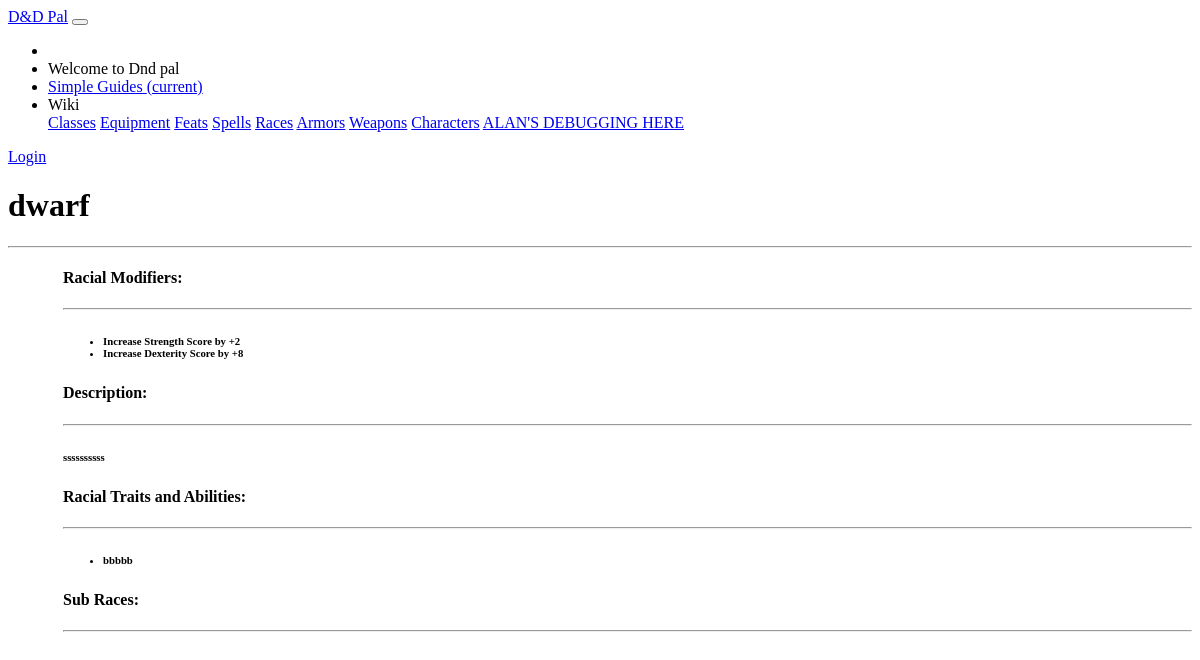
Page /dndpal/race/dwarf on the earlier database version.
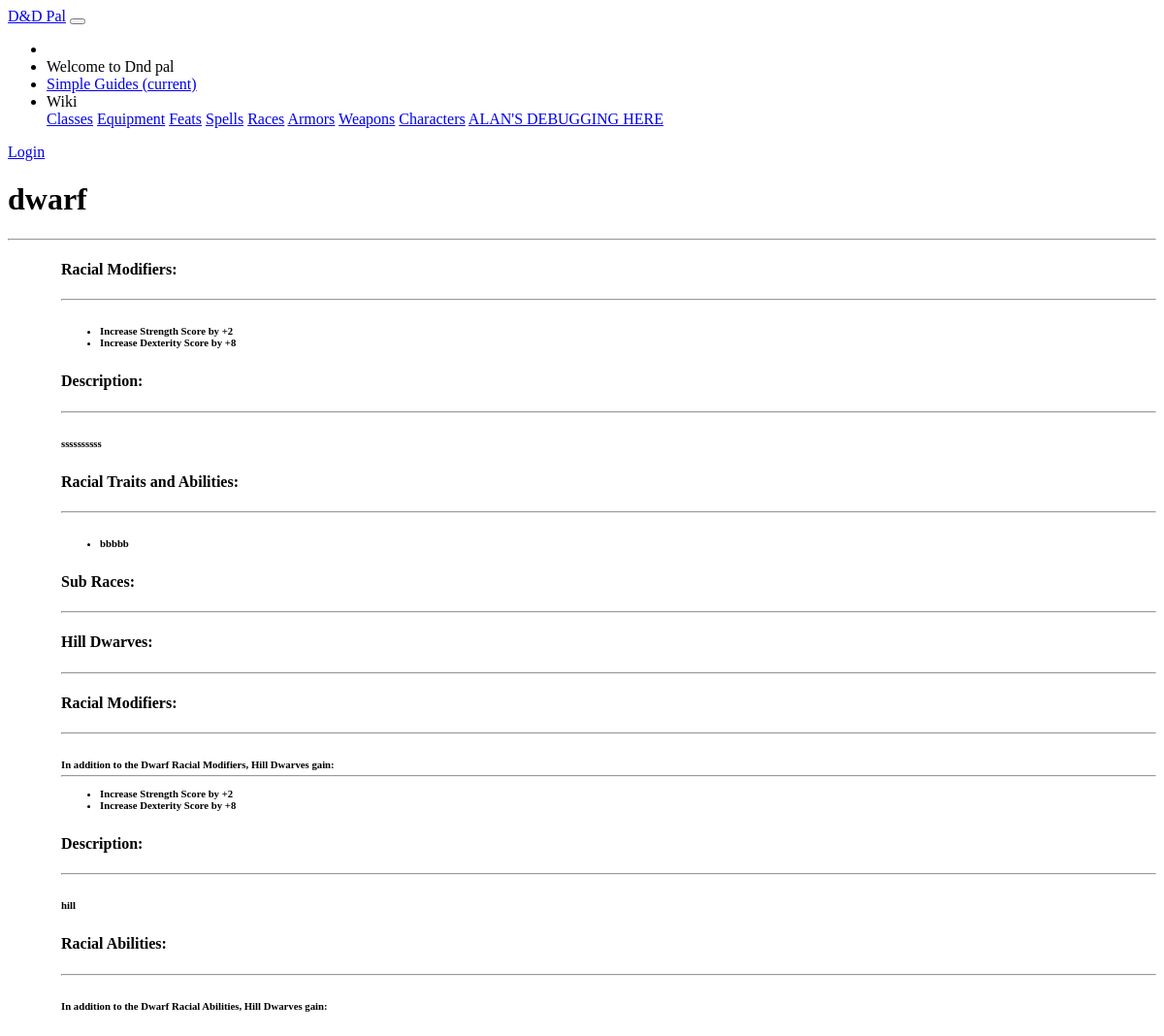
Same page on the later database version.
### dndpal/models.py (models this page shows, shortened)
class Race(models.Model):
    name = models.CharField(default = '', primary_key = True, max_length = 100, help_text = "Enter the name of this race")
    description = models.CharField(default = '', max_length = 5000, help_text = "Enter a description of this race (backstory, beliefs, etc.)")
    speed = models.SmallIntegerField(default=0, help_text="Enter the speed for this race")
    modifiers = models.CharField(default = '', max_length = 20, help_text = "Enter the stats modifiers in JSON format. Ex: {\"str\": 2, \"dex\": 8}")

class RaceFeatures(models.Model):
    name = models.CharField(default = '', primary_key = True, max_length = 100, help_text = "Enter the name of this race feature")
    race = models.ForeignKey('Race', on_delete=models.CASCADE, null = True)
    description = models.CharField(default= '', max_length = 5000, help_text = "Enter a description of this feature; i.e. what this feature does")
    required_level = models.SmallIntegerField(default= 0, null=True, help_text="Enter the required level for this feature")

class Subrace(models.Model):
    name = models.CharField(default = '', primary_key = True, max_length = 100, help_text = "Enter the name of the subrace")
    parent_race = models.ForeignKey('Race', on_delete=models.CASCADE, null = True)
    description = models.CharField(default= '', max_length = 5000, help_text = "Enter a description of this sub-race (backstory, beliefs, etc.)")
    modifiers = models.CharField(default = '', max_length = 20, help_text = "Enter the stats modifiers in JSON format. Ex: {\"str\": 2, \"dex\": 8}")
    def __str__(self):
        return self.name

### dndpal/views.py (the view)
# urls.py: path('race/<str:pk>', views.RaceDetailView.as_view(), name='race-detail'),
class RaceDetailView(generic.DetailView):
    model = Race
    def get_context_data(self, **kwargs):
        context = super(RaceDetailView, self).get_context_data(**kwargs)
        json_data = context['race'].modifiers
        json_parsed = json.loads(json_data)
        strength = '0'
        dexterity = '0'
        constitution = '0'
        intelligence = '0'
        wisdom = '0'
        charisma = '0'
        if 'str' in json_parsed:
            strength = json_parsed['str']
        if 'dex' in json_parsed:
            dexterity = json_parsed['dex']
        if 'con' in json_parsed:
            constitution = json_parsed['con']
        if 'int' in json_parsed:
            intelligence = json_parsed['int']
        if 'wis' in json_parsed:
            wisdom = json_parsed['wis']
        if 'cha' in json_parsed:
            charisma = json_parsed['cha']
        context['raceStr'] = int(strength)
        context['raceDex'] = int(dexterity)
        context['raceCon'] = int(constitution)
        context['raceInt'] = int(intelligence)
        context['raceWis'] = int(wisdom)
        context['raceCha'] = int(charisma)
        context['raceFeatures'] = RaceFeatures.objects.filter(race = context['race'])
        context['subraces'] = Subrace.objects.filter(parent_race = context['race'])
        context['subrace_mods'] = {}
        context['subraceFeatures'] = {}
        for subrace in context['subraces']:
            sub = {}
            sjson_data = subrace.modifiers
            sjson_parsed = json.loads(json_data)
            sstrength = 0
            sdexterity = 0
            sconstitution = 0
            sintelligence = 0
            swisdom = 0
            scharisma = 0
            if 'str' in sjson_parsed:
                sstrength = int(sjson_parsed['str'])
                sub['str'] = sstrength
            if 'dex' in sjson_parsed:
                sdexterity = int(sjson_parsed['dex'])
                sub['dex'] = sdexterity
            if 'con' in sjson_parsed:
                sconstitution = int(sjson_parsed['con'])
                sub['con'] = sconstitution
            if 'int' in sjson_parsed:
                sintelligence = int(sjson_parsed['int'])
                sub['int'] = sintelligence
            if 'wis' in sjson_parsed:
                swisdom = int(sjson_parsed['wis'])
                sub['wis'] = swisdom
            if 'cha' in sjson_parsed:
                scharisma = int(sjson_parsed['cha'])
                sub['cha'] = scharisma
            context['subrace_mods'][subrace.name] = sub
            context['subraceFeatures'][subrace.name] = SubraceFeatures.objects.filter(subrace = subrace)
        print('json_parsed = '+str(json_parsed))
        print('stre = '+str(strength))
        print('cons = '+str(constitution))
        print('raceFeatures =' + str(context['raceFeatures']))
        print('subraces =' + str(context['subraces']))
        print('subrace_mods =' + str(context['subrace_mods']))
        return context

### dndpal/templates/dndpal/race_detail.html (shortened to what this page needs)
{% extends "base_generic.html" %}
{% block content %}
<main role="main" class="container">
    <div class="container card m-4" style="margin-top:10px;">
        <div class="row  m-4" style="margin-top: 10px">
            <div class="col-md">
                <h1>{{race.name}}</h1>
                <hr>
            </div>
        </div>
        <div class="pb-2" style="margin-left: 55px;">
            <div class="row my-4" style="margin-top: 10px">
                <div class="col-md-5">
                    <h4>Racial Modifiers:</h4>
                    <hr>
                    <h6>
                        <ul>
                            {% if raceStr > 0 %}
                            <li class="mb-3">Increase Strength Score by +{{raceStr}}</li>
                            {% elif raceStr < 0 %}
                            <li class="mb-3">Decrease Strength Score by -{{raceStr}}</li>
                            {% endif %}
                            {% if raceDex > 0 %}
                            <li class="mb-3">Increase Dexterity Score by +{{raceDex}}</li>
                            {% elif raceDex < 0 %}
                            <li class="mb-3">Decrease Dexterity Score by -{{raceDex}}</li>
                            {% endif %}
                        </ul>
                    </h6>
                </div>
            </div>
            <div class="row my-4" style="margin-top: 10px">
                <div class="col-xl-8">
                    <h4>Description:</h4>
                    <hr>
                    <h6>{{race.description}}</h6>
                </div>
            </div>
            <div class="row my-4" style="margin-top: 10px">
                <div class="col-xl-8">
                    <h4>Racial Traits and Abilities:</h4>
                    <hr>
                    <h6>
                        <ul>
                            {% for f in raceFeatures %}
                            <li class="mb-3">{{f.description}}</li>
                            {% endfor %}
                        </ul>
                    </h6>
                </div>
            </div>
            <div class="row my-4" style="margin-top: 10px">
                <div class="col-xl-8">
                    <h4>Sub Races:</h4>
                    <hr>
                    {% for f in subraces %}
                    <div class="card col-xl-10 p-3 my-3">
                        <h4>{{f.name}}:</h4>
                        <hr>
                        <div class="col-xl-12">
                            <h4>Racial Modifiers:</h4>
                            <hr>
                            <h6 class="pl-3">
                                In addition to the Dwarf Racial Modifiers, Hill Dwarves gain:
                                <hr>
                                <ul>
                                    {% for subracekey, mods in subrace_mods.items %}
                                        {% if subracekey == f.name %}
                                            {% with sub_mods=mods %}
                                                {% for sc, v in sub_mods.items %}
                                                    {% if sc == 'str' %}
                                                        {% if v > 0 %}
                                                            <li class="mb-3">Increase Strength Score by +{{v}}</li>
                                                        {% elif v < 0 %}
                                                            <li class="mb-3">Decrease Strength Score by -{{v}}</li>
                                                        {% endif %}
                                                    {% endif %}
                                                    {% if sc == 'dex' %}
                                                        {% if v > 0 %}
                                                            <li class="mb-3">Increase Dexterity Score by +{{v}}</li>
                                                        {% elif v < 0 %}
                                                            <li class="mb-3">Decrease Dexterity Score by -{{v}}</li>
                                                        {% endif %}
                                                    {% endif %}
                                                {% empty %}
                                                    <li class="mb-3">Nothing.</li>
                                                {% endfor %}
                                            {% endwith %}
                                        {% endif %}
                                    {% endfor %}
                                </ul>
                            </h6>
                        </div>
                        <div class="col-xl-12">
                            <h4>Description:</h4>
                            <hr>
                            <h6 class="pl-3">
                                {{f.description}}
                            </h6>
                        </div>
                        <div class="col-xl-12">
                            <h4>Racial Abilities:</h4>
                            <hr>
                            <h6 class="pl-3">
                                In addition to the Dwarf Racial Abilities, Hill Dwarves gain:
                            </h6>
                        </div>
                    </div>
                    {% endfor %}
                </div>
            </div>
        </div>
    </div>
</main>
{% endblock %}

### dndpal/templates/base_generic.html (shortened to what this page needs)
<!DOCTYPE html>
<html lang="en">
<head>
    <link rel="stylesheet" href="https://unpkg.com/bootstrap-material-design@4.1.1/dist/css/bootstrap-material-design.min.css">
    {% load static %}
    <link rel="stylesheet" href="{% static 'css/global_styles.css' %}">
</head>
<body>
<nav class="navbar navbar-expand-lg navbar-dark bg-dark">
    <a class="navbar-brand" href="{% url 'home' %}">D&amp;D Pal</a>
    <button class="navbar-toggler" type="button" data-toggle="collapse" data-target="#navbarColor01" aria-controls="navbarColor01" aria-expanded="false" aria-label="Toggle navigation">
    </button>
    <div class="collapse navbar-collapse" id="navbarColor01">
      <ul class="navbar-nav mr-auto">
        <li class="nav-item">
      {% if user.is_authenticated %}
          <span class="navbar-text">
            Welcome {{ user.get_username }}
          </span>
        </li>
        <li class="nav-item active">
          <a class="nav-link" href="{% url 'my-characters' %}">Characters <span class="sr-only">(current)</span></a>
        </li>
      {% else %}
        <li class="nav-item">
          <span class="navbar-text">
            Welcome to Dnd pal
          </span>
        </li>
      {% endif %}
        <li class="nav-item active">
            <a class="nav-link" href="{% url 'simple' %}">Simple Guides  <span class="sr-only">(current)</span></a>
        </li>
        <li class="nav-item dropdown">
            <a class="nav-link dropdown-toggle text-white" id="navbarDropdownMenuLink" data-toggle="dropdown" aria-haspopup="true" aria-expanded="false">Wiki</a>
            <div class="dropdown-menu dropdown-primary" aria-labelledby="navbarDropdownMenuLink">
                <a class="dropdown-item" href="{% url 'classes' %}">Classes</a>
                <a class="dropdown-item" href="{% url 'equipment' %}">Equipment</a>
                <a class="dropdown-item" href="#">Feats</a>
                <a class="dropdown-item" href="{% url 'spells' %}">Spells</a>
                <a class="dropdown-item" href="{% url 'races' %}">Races</a>
                <a class="dropdown-item" href="{% url 'armors' %}">Armors</a>
                <a class="dropdown-item" href="{% url 'weapons' %}">Weapons</a>
                <a class="dropdown-item" href="{% url 'my-characters' %}">Characters</a>
                <a class="dropdown-item" href="{% url 'alan' %}">ALAN'S DEBUGGING HERE</a>
            </div>
        </li>
      </ul>
      {% if user.is_authenticated %}
      <a class="btn btn-light" href="{% url 'logout'%}?next={{request.path}}" role="button">Logout</a>
      {% else %}
      <a class="btn btn-light" href="{% url 'login'%}?next={{request.path}}" role="button">Login</a>
      {% endif %}
    </div>
  </nav>
{% block content %}{% endblock %}
 </body>
</html>

Differences in the rows shown:
added Subrace: name "Hill Dwarves", sub_mods "2", sub_mods "8", description "hill"
